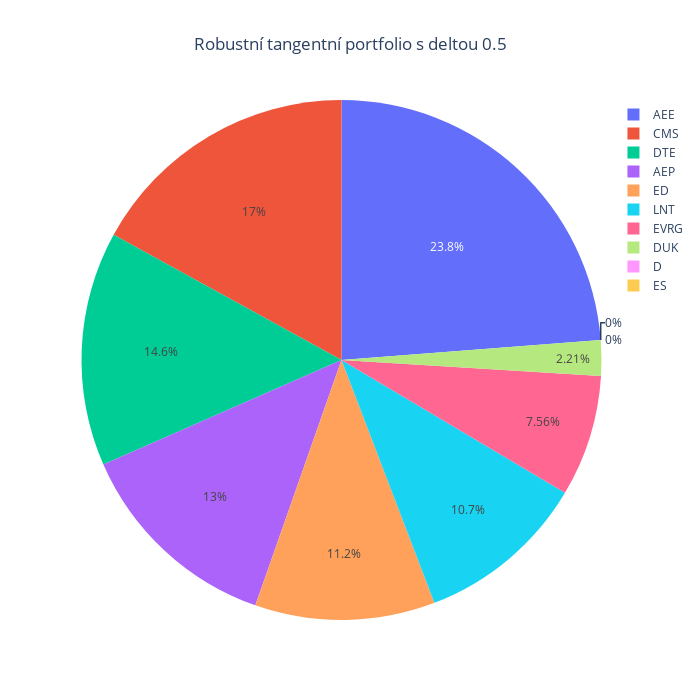

Notebook code for this chart:
### Code cell
weightsCustomDeltaTangent = RobustLedoitWolfCustomDeltaMaxSharpe(prices = prices, custom_delta = 0.5)
weightsPlot(weightsCustomDeltaTangent, title = "Robustní tangentní portfolio s deltou 0.5")

### Figure 1 — Plotly figure (JSON) as saved in the notebook; plotly's stock layout.template omitted (floating-point values rounded to 4 significant figures)
{"data": [{"labels": ["AEE", "AEP", "CMS", "D", "DTE", "DUK", "ED", "ES", "EVRG", "LNT"], "type": "pie", "values": [0.2377, 0.1305, 0.17, 0, 0.1457, 0.02208, 0.1119, 0, 0.07561, 0.1065]}], "layout": {"height": 700, "title": {"text": "Robustní tangentní portfolio s deltou 0.5", "x": 0.5}, "width": 700}}
